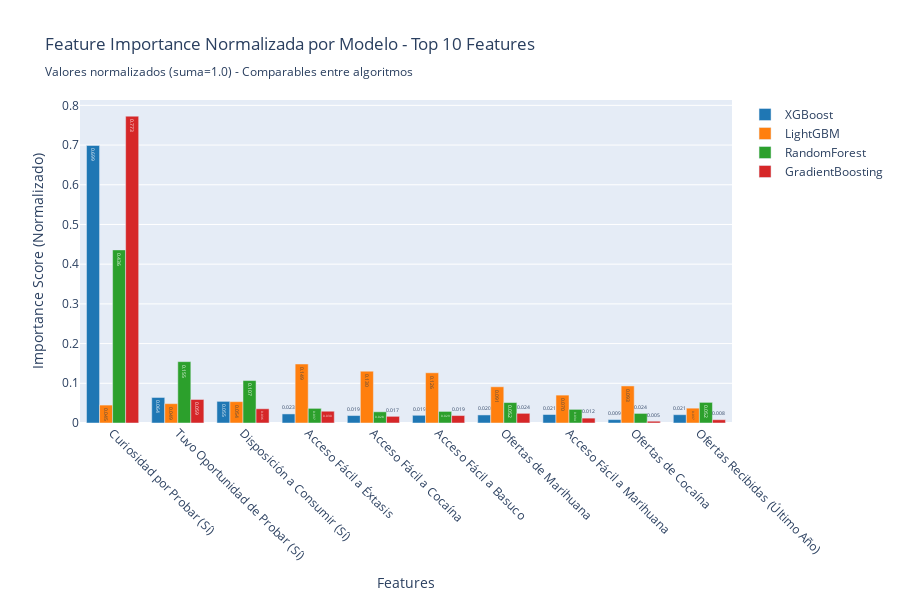

The notebook cell this image was saved under:
### Markdown cell above
### 7.2 Análisis de Feature Importance

### Code cell
# Función para extraer feature importance NORMALIZADA
def extraer_feature_importance(modelo_entrenado, feature_names, nombre_modelo):
    """
    Extrae feature importance de modelo YA ENTRENADO con normalización
    """
    try:
        if hasattr(modelo_entrenado, 'feature_importances_'):
            importances = modelo_entrenado.feature_importances_
        elif hasattr(modelo_entrenado, 'coef_'):
            importances = np.abs(modelo_entrenado.coef_[0])
        else:
            return None
        
        # NORMALIZAR importancias para hacer comparables entre modelos
        # Método: Normalización por suma (cada modelo suma 1.0)
        importances_normalized = importances / importances.sum()
        
        # Crear DataFrame
        df_importance = pd.DataFrame({
            'feature': feature_names,
            'importance': importances_normalized,  # Usar importancias normalizadas
            'importance_raw': importances,         # Mantener valores originales
            'modelo': nombre_modelo
        }).sort_values('importance', ascending=False)
        
        return df_importance
        
    except Exception as e:
        print(f"Error extrayendo importances para {nombre_modelo}: {e}")
        return None

# Extraer importances de modelos YA ENTRENADOS (sin reentrenar)
feature_names = X_train_final.columns.tolist()
all_importances = []

print("ANALISIS DE FEATURE IMPORTANCE NORMALIZADA")
print("=" * 60)
print("Usando modelos ya entrenados con hiperparametros optimizados")
print("IMPORTANTE: Importancias normalizadas para comparación entre modelos")
print("Cada modelo suma 1.0 - valores comparables entre algoritmos")
print("=" * 60)

for resultado in resultados_test_final:
    nombre = resultado['modelo']
    modelo_entrenado = resultado['modelo_entrenado']
    
    df_imp = extraer_feature_importance(modelo_entrenado, feature_names, nombre)
    
    if df_imp is not None:
        all_importances.append(df_imp)
        print(f"{nombre}: {len(df_imp)} features extraidas")
    else:
        print(f"{nombre}: No se pudo extraer feature importance")

# Combinar todas las importances
if all_importances:
    df_all_importances = pd.concat(all_importances, ignore_index=True)
    
    # Verificar normalización
    print(f"\nVERIFICACION DE NORMALIZACION:")
    for modelo in df_all_importances['modelo'].unique():
        suma_modelo = df_all_importances[df_all_importances['modelo'] == modelo]['importance'].sum()
        print(f"   {modelo:15s}: Suma = {suma_modelo:.4f} (debe ser ≈ 1.0)")
    
    # Tabla pivot para comparación (importancias normalizadas)
    df_importance_pivot = df_all_importances.pivot(
        index='feature', columns='modelo', values='importance'
    ).fillna(0)
    
    # Tabla pivot para valores sin normalizar (para referencia)
    df_importance_raw = df_all_importances.pivot(
        index='feature', columns='modelo', values='importance_raw'
    ).fillna(0)
    
    # Calcular importancia promedio
    df_importance_pivot['promedio'] = df_importance_pivot.mean(axis=1)
    df_importance_pivot = df_importance_pivot.sort_values('promedio', ascending=False)
    
    print(f"\nTOP 10 FEATURES MAS IMPORTANTES (Importancias Normalizadas):")
    print("=" * 70)
    print("Valores normalizados - comparables entre todos los modelos")
    
    # Mostrar top 10
    top_features = df_importance_pivot.head(10)
    
    for idx, (feature, row) in enumerate(top_features.iterrows(), 1):
        pretty_feature = get_readable_name(feature)
        print(f"{idx:2d}. {pretty_feature:20s} | Promedio: {row['promedio']:.4f}")
        
        # Mostrar por modelo
        for modelo in [r['modelo'] for r in resultados_test_final]:
            if modelo in row.index and row[modelo] > 0:
                print(f"     {modelo:15s}: {row[modelo]:.4f}")
        print()
    
    # Crear visualización
    fig = go.Figure()
    
    # Agregar barras para cada modelo
    colores = ['#1f77b4', '#ff7f0e', '#2ca02c', '#d62728']
    x_labels = [get_readable_name(f) for f in top_features.index]
    for i, modelo in enumerate([r['modelo'] for r in resultados_test_final]):
        if modelo in df_importance_pivot.columns:
            fig.add_trace(go.Bar(
                name=modelo,
                x=x_labels,
                y=top_features[modelo],
                text=[f'{v:.3f}' for v in top_features[modelo]],
                textposition='auto',
                marker_color=colores[i % len(colores)]
            ))
    
    fig.update_layout(
        title='Feature Importance Normalizada por Modelo - Top 10 Features<br><sub>Valores normalizados (suma=1.0) - Comparables entre algoritmos</sub>',
        xaxis_title='Features',
        yaxis_title='Importance Score (Normalizado)',
        barmode='group',
        height=600,
        showlegend=True,
        xaxis={'tickangle': 45}
    )
    
    fig.show()
    
    # Guardar feature importance del mejor modelo
    mejor_modelo_name = mejor_modelo_final['modelo']
    if mejor_modelo_name in df_importance_pivot.columns:
        top_features_mejor = df_importance_pivot[mejor_modelo_name].sort_values(ascending=False).head(15)
        
        print(f"\nTOP 15 FEATURES DEL MEJOR MODELO ({mejor_modelo_name}) - NORMALIZADAS:")
        print("=" * 65)
        print("Importancias normalizadas (suma total = 1.0)")
        print("-" * 40)
        for idx, (feature, importance) in enumerate(top_features_mejor.items(), 1):
            pretty_feature = get_readable_name(feature)
            print(f"{idx:2d}. {pretty_feature:20s}: {importance:.4f}")
    
else:
    print("No se pudieron extraer feature importances de ningun modelo")

### Figure 1 — Plotly figure (JSON) as saved in the notebook; plotly's stock layout.template omitted (floating-point values rounded to 4 significant figures)
{"data": [{"marker": {"color": "#1f77b4"}, "name": "XGBoost", "text": ["0.699", "0.064", "0.055", "0.023", "0.019", "0.019", "0.020", "0.021", "0.009", "0.021"], "textposition": "auto", "type": "bar", "x": ["Curiosidad por Probar (Sí)", "Tuvo Oportunidad de Probar (Sí)", "Disposición a Consumir (Sí)", "Acceso Fácil a Éxtasis", "Acceso Fácil a Cocaína", "Acceso Fácil a Basuco", "Ofertas de Marihuana", "Acceso Fácil a Marihuana", "Ofertas de Cocaína", "Ofertas Recibidas (Último Año)"], "y": [0.6989, 0.06427, 0.05452, 0.02284, 0.01878, 0.01941, 0.0203, 0.02139, 0.008555, 0.02089]}, {"marker": {"color": "#ff7f0e"}, "name": "LightGBM", "text": ["0.045", "0.049", "0.054", "0.149", "0.130", "0.126", "0.091", "0.070", "0.093", "0.037"], "textposition": "auto", "type": "bar", "x": ["Curiosidad por Probar (Sí)", "Tuvo Oportunidad de Probar (Sí)", "Disposición a Consumir (Sí)", "Acceso Fácil a Éxtasis", "Acceso Fácil a Cocaína", "Acceso Fácil a Basuco", "Ofertas de Marihuana", "Acceso Fácil a Marihuana", "Ofertas de Cocaína", "Ofertas Recibidas (Último Año)"], "y": [0.04516, 0.04874, 0.05383, 0.1486, 0.1304, 0.1265, 0.09121, 0.07028, 0.0933, 0.03738]}, {"marker": {"color": "#2ca02c"}, "name": "RandomForest", "text": ["0.436", "0.155", "0.107", "0.037", "0.028", "0.029", "0.052", "0.034", "0.024", "0.052"], "textposition": "auto", "type": "bar", "x": ["Curiosidad por Probar (Sí)", "Tuvo Oportunidad de Probar (Sí)", "Disposición a Consumir (Sí)", "Acceso Fácil a Éxtasis", "Acceso Fácil a Cocaína", "Acceso Fácil a Basuco", "Ofertas de Marihuana", "Acceso Fácil a Marihuana", "Ofertas de Cocaína", "Ofertas Recibidas (Último Año)"], "y": [0.436, 0.1545, 0.1069, 0.03686, 0.02823, 0.0292, 0.0515, 0.03436, 0.02414, 0.05195]}, {"marker": {"color": "#d62728"}, "name": "GradientBoosting", "text": ["0.773", "0.059", "0.036", "0.030", "0.017", "0.019", "0.024", "0.012", "0.005", "0.008"], "textposition": "auto", "type": "bar", "x": ["Curiosidad por Probar (Sí)", "Tuvo Oportunidad de Probar (Sí)", "Disposición a Consumir (Sí)", "Acceso Fácil a Éxtasis", "Acceso Fácil a Cocaína", "Acceso Fácil a Basuco", "Ofertas de Marihuana", "Acceso Fácil a Marihuana", "Ofertas de Cocaína", "Ofertas Recibidas (Último Año)"], "y": [0.7728, 0.05928, 0.03588, 0.02965, 0.01676, 0.01876, 0.02436, 0.01232, 0.004535, 0.008292]}], "layout": {"barmode": "group", "height": 600, "showlegend": true, "title": {"text": "Feature Importance Normalizada por Modelo - Top 10 Features<br><sub>Valores normalizados (suma=1.0) - Comparables entre algoritmos</sub>"}, "xaxis": {"tickangle": 45, "title": {"text": "Features"}}, "yaxis": {"title": {"text": "Importance Score (Normalizado)"}}}}
